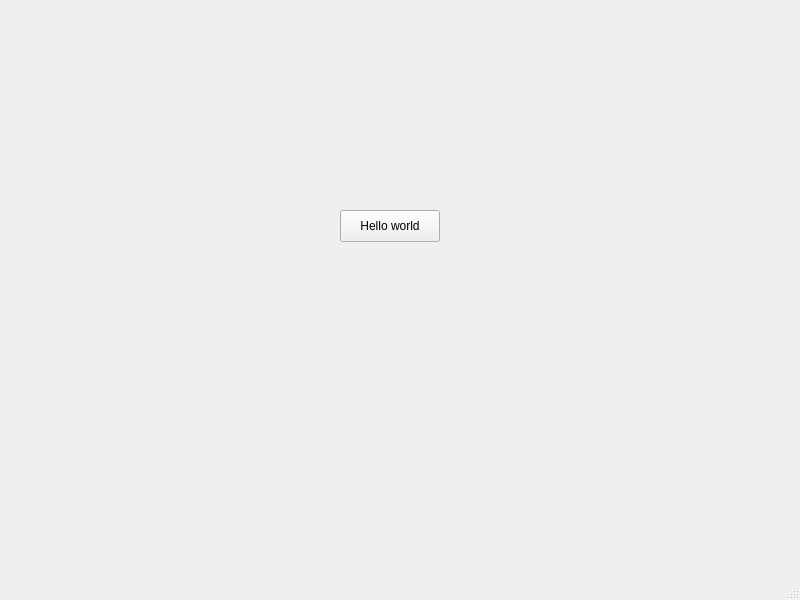
<?xml version="1.0" encoding="UTF-8"?>
<ui version="4.0">
 <class>MainWindow</class>
 <widget class="QMainWindow" name="MainWindow">
  <property name="geometry">
   <rect>
    <x>0</x>
    <y>0</y>
    <width>800</width>
    <height>600</height>
   </rect>
  </property>
  <property name="windowTitle">
   <string>MainWindow</string>
  </property>
  <widget class="QWidget" name="centralwidget">
   <widget class="QPushButton" name="pushButton">
    <property name="geometry">
     <rect>
      <x>340</x>
      <y>210</y>
      <width>100</width>
      <height>32</height>
     </rect>
    </property>
    <property name="text">
     <string>Hello world</string>
    </property>
   </widget>
  </widget>
  <widget class="QMenuBar" name="menubar">
   <property name="geometry">
    <rect>
     <x>0</x>
     <y>0</y>
     <width>800</width>
     <height>24</height>
    </rect>
   </property>
  </widget>
  <widget class="QStatusBar" name="statusbar"/>
 </widget>
 <resources/>
 <connections/>
</ui>
